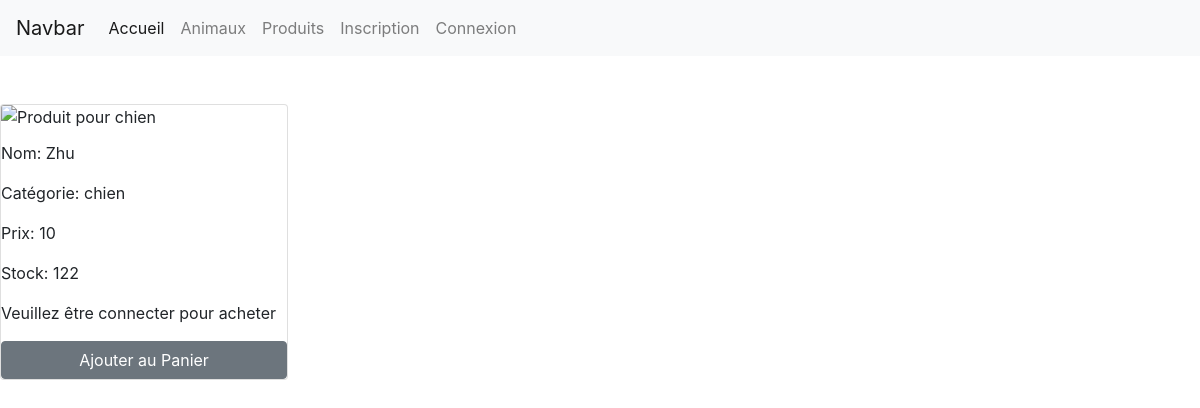
Screenshot of /index.php?page=singleProduit&id=1 with the database file from the repository.
### tables this page shows
CREATE TABLE IF NOT EXISTS `produit` (
  `nom` varchar(255) NOT NULL,
  `type_animal` varchar(255) NOT NULL,
  `prix` int(255) NOT NULL,
  `stock` int(255) NOT NULL,
  `id` int(255) NOT NULL AUTO_INCREMENT,
  PRIMARY KEY (`id`)
);

### Core/Controller/Controller.php (called while the page is built, shortened)
<?php
class Controller{
    public function render($view, $params = [])
    {
        extract($params);
        require ROOT . '/App/View/' . $view . '.php';
        require ROOT . '/App/View/default.php';
    }
}

### App/Controller/ProduitController.php (called while the page is built, shortened)
<?php
class ProduitController extends Controller{
    public function __construct()
    {
        $this->ProduitModel = new ProduitModel();
    }
    public function single()
    {
        $produit = $this->ProduitModel->find($_GET["id"]);
        return $this->render("Produit/singleView", ['produit' => $produit]);
    }
}

### public/index.php (called while the page is built, shortened)
<?php
require ROOT . "/App/Routing/Routing.php";

### Core/Autoloader/Autoloader.php (called while the page is built, shortened)
<?php
class Autoloader{
    public static function autoload ($class){
        $class = str_replace('\\', '/', $class);
    }
}

### Core/Model/Model.php (called while the page is built, shortened)
<?php
class Model extends Database{
    protected $model;
    public function __construct()
    {
        if(is_null($this->model)){
            $class = explode('\\', get_class($this));
            $class = end($class);
            $this->model = strtolower(str_replace('Model', "", $class));
        }
    }
    public function query($statement, $one = false){
        $query = $this->pdo->query($statement, \PDO::FETCH_OBJ);
        if($one){
            return $query->fetch();
        } else {
            return $query->fetchAll();
        }
    }
}

### Core/Database/Database.php (called while the page is built, shortened)
<?php
class Database{
    public function __construct(){
        $config = new Config();
        $config = $config->getConfig();
        $this->dbHost = $config["dbHost"];
        $this->dbPort = $config["dbPort"];
        $this->dbName = $config["dbName"];
        $this->dbUser = $config["dbUser"];
        $this->dbPassword = $config["dbPassword"];
        $this->pdo = new \PDO('mysql:host='. $this->dbHost . ':' . $this->dbPort .
        ";dbname=" . $this->dbName ,
        $this->dbUser,
        $this->dbPassword);
    }
}

### Core/Config/Config.php (called while the page is built, shortened)
<?php
class Config
{
    public function __construct(){
        $this->config = [
            'dbHost' => 'localhost',
            'dbPort' => '3306',
            'dbName' => 'projetpoo',
            'dbUser' =>  'root',
            'dbPassword' => ''
        ];
    }
    public function getConfig(){
        return $this->config;
    }
}

### Core/Model/Query.php (called while the page is built, shortened)
<?php
class Query extends Model
{
    public function find($id)
    {
        return $this->query('SELECT * FROM ' . $this->model . ' WHERE id=' . $id
                            , true);
    }
}

### App/View/Produit/singleView.php (the view, shortened to what this page needs)
<div class="affichage mt-5 justify-content-around">
    <div class="card" style="width: 18rem;">
    <?php if ($produit->type_animal === "chien"): ?>
        <img class="card-img-top" src="https://cdn.pixabay.com/photo/2015/07/22/13/21/kibble-855419_960_720.jpg" alt="Produit pour chien">
        <?php endif; ?>
            <div class="card-text">
                <p>Nom: <?= $produit->nom ?></p>
                <p>Catégorie: <?= $produit->type_animal ?></p>
                <p>Prix: <?= $produit->prix ?></p>
                <p>Stock: <?= $produit->stock ?> </p>
            </div>
        <?php if (!isset($_SESSION["user"])): ?>
            <p>Veuillez être connecter pour acheter</p>
            <a href="" alt="" class="btn btn-secondary">Ajouter au Panier</a>
        <?php endif; ?>
        </div>
    </div>

### rows the page displays
produit: nom "Zhu", type_animal "chien", prix "10", stock "122"
